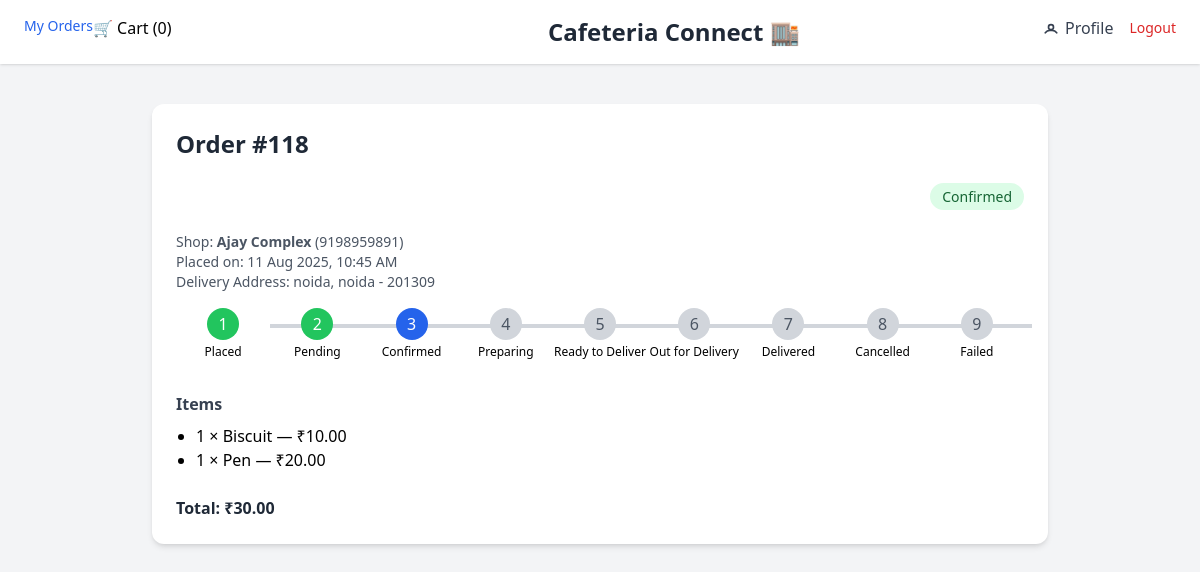
/orders/118/detail/ (signed in), run on an earlier commit of the app's database.
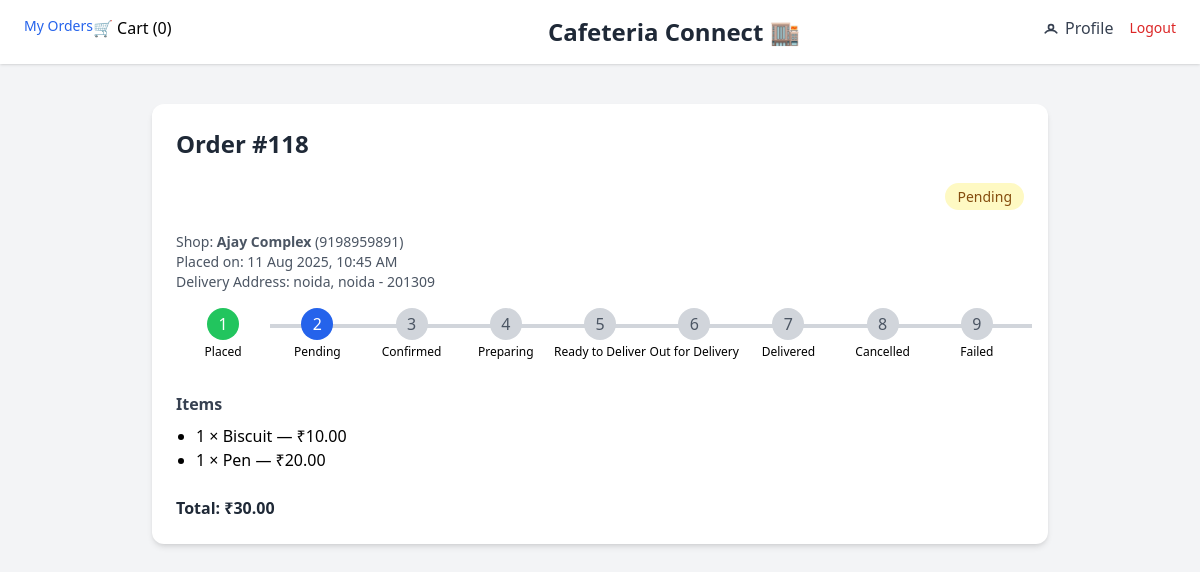
And on a later commit of the database.
### orders/models.py (models this page shows, shortened)
class Order(models.Model):
    STATUS_CHOICES = (
        ('placed', 'Placed'),
        ('pending', 'Pending'),
        ('confirmed', 'Confirmed'),
        ('preparing', 'Preparing'),
        ('ready_to_deliver', 'Ready to Deliver'),
        ('out_for_delivery', 'Out for Delivery'),
        ('delivered', 'Delivered'),
        ('cancelled', 'Cancelled'),
        ('failed', 'Failed'),
    )
    VALID_STATUS_TRANSITIONS = {
        'placed': ['pending', 'cancelled'],
        'pending': ['confirmed', 'cancelled'],
        'confirmed': ['preparing', 'cancelled'],
        'preparing': ['ready_to_deliver', 'cancelled'],
        'ready_to_deliver': ['out_for_delivery', 'cancelled'],
        'out_for_delivery': ['delivered', 'cancelled'],
        'delivered': [],
        'cancelled': [],
        'failed': []
    }
    PAYMENT_STATUS_CHOICES = [
        ("pending", "Pending"),
        ("paid", "Paid"),
        ("failed", "Failed"),
        ("refunded", "Refunded"),
    ]
    PAYMENT_METHOD_CHOICES = [
        ("cod", "Cash on Delivery"),
        ("upi", "UPI"),
        ("card", "Credit/Debit Card"),
    ]
    shop = models.ForeignKey(Shop, on_delete=models.CASCADE)
    total_price = models.DecimalField(max_digits=8, decimal_places=2, default=0)
    address = models.ForeignKey(Address, on_delete=models.SET_NULL, null=True, blank=True)
    user = models.ForeignKey(User, on_delete=models.CASCADE, related_name="orders", default=1)
    order_number = models.CharField(max_length=50, null=True)
    status = models.CharField(max_length=20, choices=STATUS_CHOICES, default="pending")
    payment_status = models.CharField(max_length=20, choices=PAYMENT_STATUS_CHOICES, default="pending")
    payment_method = models.CharField(max_length=20, choices=PAYMENT_METHOD_CHOICES, blank=True, null=True)
    status_changed_at = models.DateTimeField(blank=True, null=True)
    discount_amount = models.DecimalField(max_digits=10, decimal_places=2, default=0.00)
    delivery_date = models.DateField(blank=True, null=True)
    notes = models.TextField(blank=True, null=True)
    is_cancelled_by = models.CharField(max_length=20, blank=True, null=True)  # customer/shopkeeper
    created_at = models.DateTimeField(auto_now_add=True)
    updated_at = models.DateTimeField(auto_now=True)

### shops/models.py (models this page shows, shortened)
class Shop(models.Model):
    owner = models.ForeignKey(User, on_delete=models.CASCADE)
    name = models.CharField(max_length=100)
    floor = models.IntegerField()
    contact = models.CharField(max_length=15)

### core/models.py (models this page shows, shortened)
class Address(models.Model):
    user = models.ForeignKey(User, on_delete=models.CASCADE, related_name='addresses')
    name = models.CharField(max_length=100)  # e.g. Home, Work
    line1 = models.CharField(max_length=255)
    line2 = models.CharField(max_length=255, blank=True, null=True)
    city = models.CharField(max_length=100)
    state = models.CharField(max_length=100)
    pincode = models.CharField(max_length=10)
    phone = models.CharField(max_length=15)
    is_default = models.BooleanField(default=False)

### orders/views.py (the view)
# urls.py: path('<int:order_id>/detail/', views.order_detail, name='order_detail'),
@login_required
def order_detail(request, order_id):
    order = get_object_or_404(Order, id=order_id)
    status_list = [choice[0] for choice in order.STATUS_CHOICES]
    current_index = status_list.index(order.status)
    return render(request, "orders/order_detail.html", {
        "order": order,
        "current_index": current_index,
        "status_choices": order.STATUS_CHOICES if request.user.is_shopkeeper else None,
        "is_shopkeeper": request.user.is_shopkeeper
    })

### cart/context_processors.py (called while the page is built)
def cart_item_count(request):
    count = 0
    current_cart = None
    if request.user.is_authenticated:
        current_cart = Cart.objects.filter(user=request.user).last()
        if current_cart:
            count = current_cart.items.count()
    return {
        "cart_item_count": count,
        "current_cart": current_cart,
    }

### orders/templates/orders/order_detail.html (shortened to what this page needs)
{% extends 'base.html' %}
{% load static %}
{% block content %}
<div class="max-w-4xl mx-auto mt-10 p-6 bg-white shadow-md rounded-xl">
    <h2 class="text-2xl font-bold text-gray-800 mb-6">Order #{{ order.id }}</h2>
    <div class="text-right mb-6">
        <span id="order-status-span" class="px-3 py-1 text-sm rounded-full
            {% if order.status == 'pending' %}
                bg-yellow-100 text-yellow-800
            {% elif order.status == 'confirmed' %}
                bg-green-100 text-green-800
            {% elif order.status == 'cancelled' %}
                bg-red-100 text-red-800
            {% elif order.status == 'preparing' %}
                bg-blue-100 text-blue-800
            {% else %}
                bg-gray-100 text-gray-800
            {% endif %}
        ">
            {{ order.get_status_display }}
        </span>
    </div>
    <div class="mb-4 text-sm text-gray-600">
        <p>Shop: <strong>{{ order.shop.name }}</strong> ({{ order.shop.contact }})</p>
        <p>Placed on: {{ order.created_at|date:"d M Y, h:i A" }}</p>
        {% if order.address %}
            <p>Delivery Address: {{ order.address.line1 }}, {{ order.address.city }} - {{ order.address.pincode }}</p>
        {% endif %}
    </div>
   <div class="flex items-center justify-between mb-8">
    {% for value, label in order.STATUS_CHOICES %}
        <div class="flex flex-col items-center w-full relative">
            <div
                id="progress-step-{{ value }}"
                data-status="{{ value }}"
                class="w-8 h-8 flex items-center justify-center rounded-full cursor-pointer transition-colors duration-300
                    {% if order.status == value %}
                        bg-blue-600 text-white
                    {% elif forloop.counter0 < current_index %}
                        bg-green-500 text-white
                    {% else %}
                        bg-gray-300 text-gray-600
                    {% endif %}
                "
                onclick="updateStatus('{{ value }}', {{ forloop.counter0 }}, {{ current_index }}, {{ order.id }})"
                title="{{ label }}"
            >
                {{ forloop.counter }}
            </div>
            <p class="text-xs mt-1 text-center">{{ label }}</p>
        </div>
    {% endfor %}
</div>
    <div class="mb-6">
        <h3 class="font-semibold text-gray-700 mb-2">Items</h3>
        <ul class="list-disc pl-5">
            {% for item in order.items.all %}
                <li>{{ item.quantity }} × {{ item.product.name }} — ₹{{ item.product.price }}</li>
            {% endfor %}
        </ul>
    </div>
    <p class="font-bold text-gray-800">Total: ₹{{ order.total_price }}</p>
</div>
{% endblock %}

What changed in the data, as far as the page shows it:
changed Order "Ajay Complex": status "Confirmed" → "Pending"
